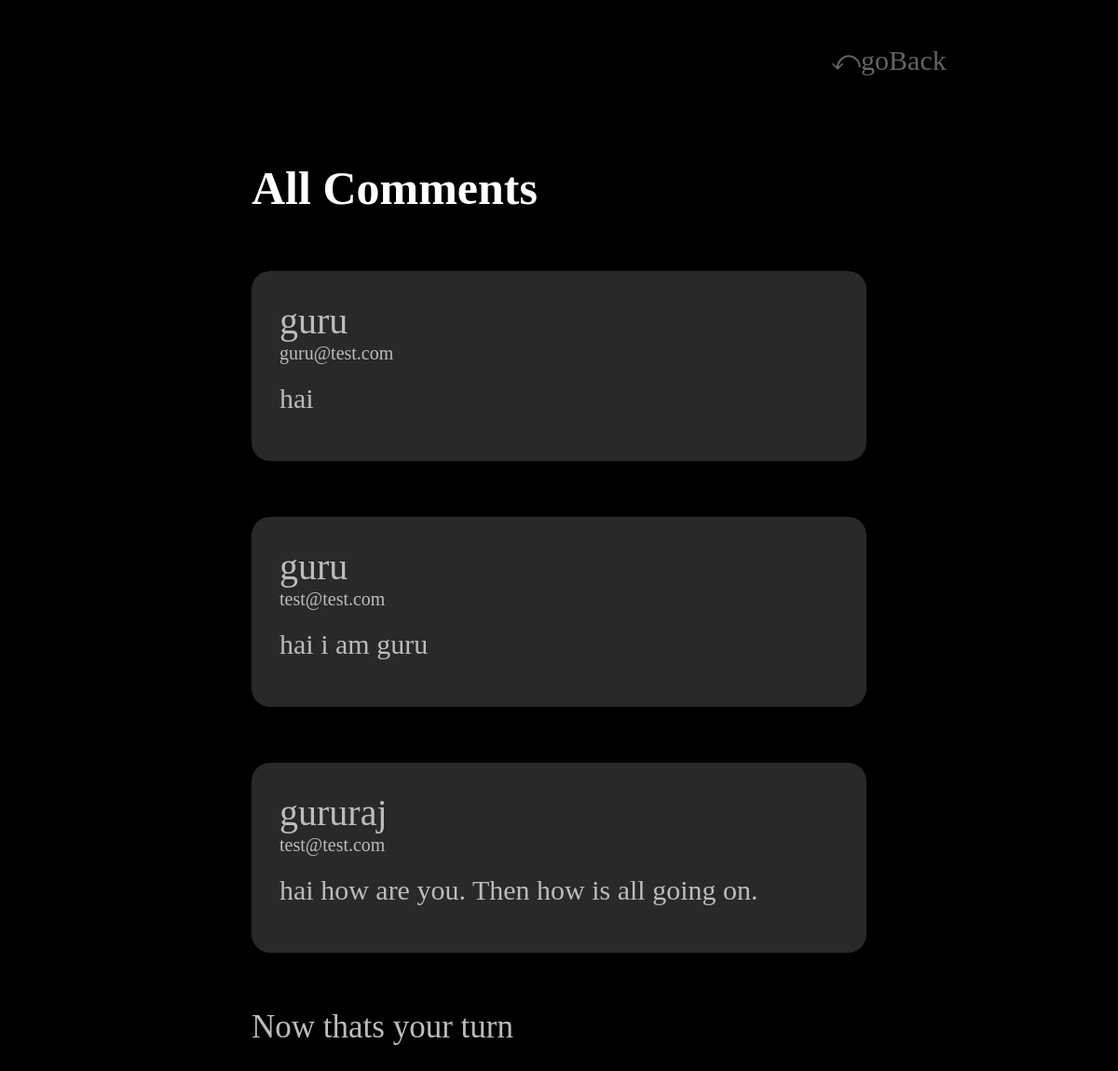
Page /all-comments on the earlier database version.
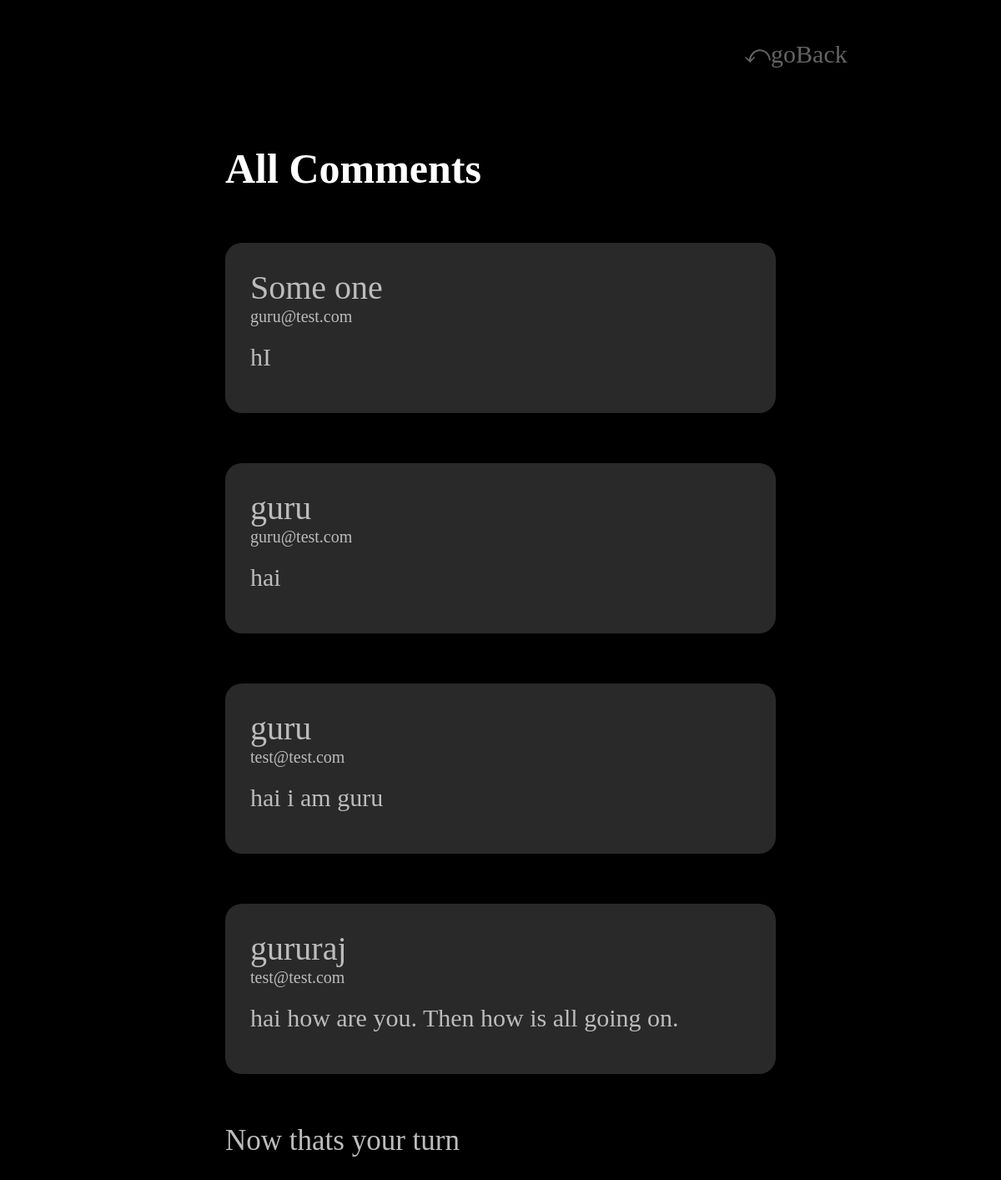
Same page on the later database version.
### mywebpage/models.py (models this page shows)
class FeedBack(models.Model):
    user_name = models.CharField(max_length = 100)
    user_mail_id = models.EmailField()
    user_mobile_number = models.CharField(max_length = 12,null = True)
    user_feedback = models.TextField()

### mywebpage/views.py (the view)
# urls.py: path("all-comments", views.AllFeedbackView.as_view(), name = "allcomments"),
class AllFeedbackView(ListView):
    template_name = "mywebpage/every_feedback.html"
    model = FeedBack
    context_object_name = "feedbacks"
    def get_queryset(self):
        base_query = super().get_queryset()
        data = base_query.order_by("-pk")
        return data

### mywebpage/templates/mywebpage/every_feedback.html (shortened to what this page needs)
{% extends "base.html" %}
{% load static %}
{% block css_link %}
<link rel="stylesheet" href="{% static "mywebpage/comments.css" %}">
<link rel="stylesheet" href="{% static "mywebpage/navi.css" %}">
{% endblock %}
{% block content %}
<div id = "nav_div">
    <a href= "{% url "home" %}"><nav class="toggle">⤺goBack</nav></a>
</div>
<section id = "feedback_section">
    <h1>All Comments</h1>
        {% for feedback in feedbacks %}
        <div class="single_feedback">
            <p id="username">{{feedback.user_name}}</p>
            <p id="mailid">{{feedback.user_mail_id}}</p>
            <p id="comment">{{feedback.user_feedback}}</p>
        </div>
        {% endfor %}
    <p id="your_turn">Now thats your turn<p>
</section>
{% endblock %}

Differences in the rows shown:
added FeedBack: user_name "Some one", user_mail_id "guru@test.com", user_feedback "hI"
